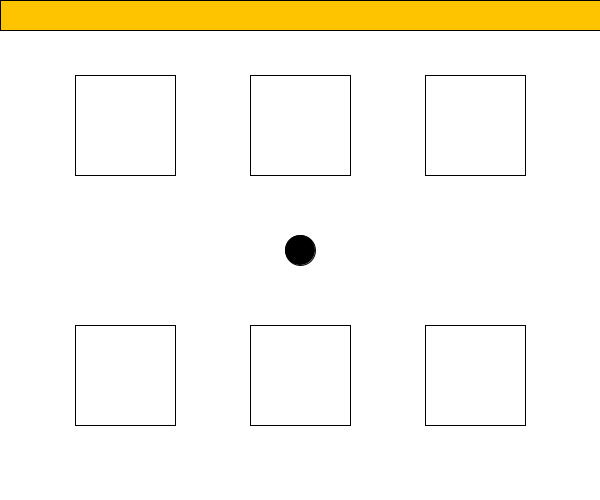
Frame 1 (no input)
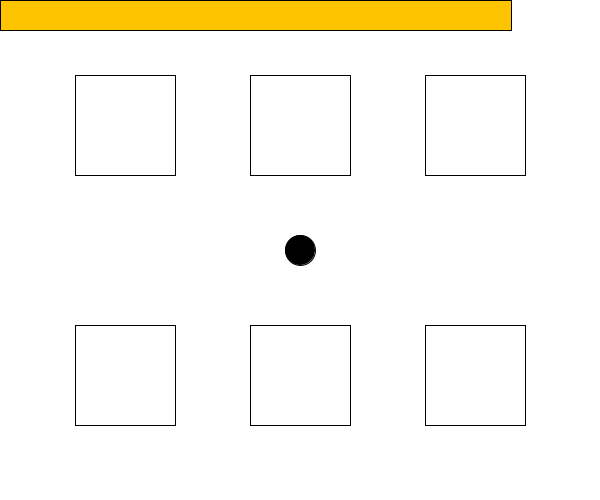
Frame 60 (the mouse pressed at the canvas centre just before this capture)
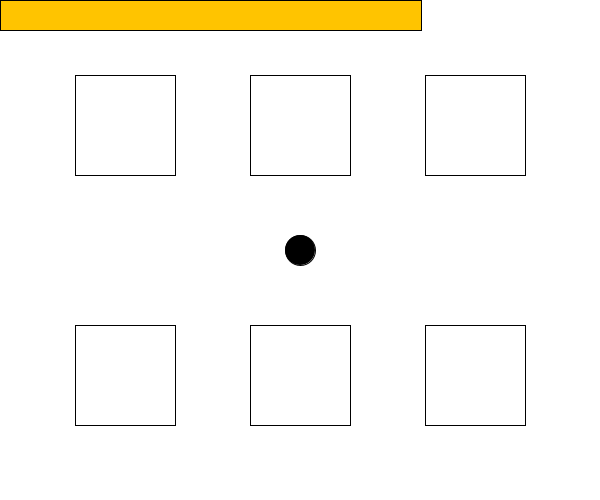
Frame 120 (the mouse held since frame 60 and released just before this capture)

The Processing sketch that drew these frames (run headless with seeded random() and noise(); from frame 60 on, the mouse is pressed at the canvas centre):

// Processing sketch: TouchRect6
// ── TouchRect6.pde
float px=0, py=0, ps=0;
float sx=0, sy=0;
float rxList[] = new float[6];
float ryList[] = new float[6];
boolean status[] = new boolean[6];
boolean over = false;
boolean clear = false;
float limitBar = 600;

void setup() {
  size(600, 500);
  px = width/2;
  py = height/2;
  ps = 30;
  for (int i=0; i<6; i++) {
    rxList[i] = 75+175*(i%3);
    ryList[i] = 75+250*(i/3);
    status[i] = false;
  }
}

void draw() {
  background(255);

  for (int i=0; i<6; i++) {
    if (status[i])
      fill(255,0,0);
    else
      fill(255);
    rect(rxList[i], ryList[i], 100, 100);
  }

  fill(0);
  ellipse(px, py, ps, ps);
  if (over) {
    textSize(50);
    textAlign(CENTER);
    text("GAME OVER",width/2,height/2);
    return;
  }
  if (clear) {
    textSize(50);
    textAlign(CENTER);
    text("GAME CLEAR",width/2,height/2);
    return;
  }

  if (keyPressed) {
    if (keyCode == UP)
      sy -= 1;
    if (keyCode == DOWN)
      sy += 1;
    if (keyCode == LEFT)
      sx -= 1;
    if (keyCode == RIGHT)
      sx += 1;
  }

  sx *= 0.98;
  sy *= 0.98;
  px += sx;
  py += sy;

  for (int i=0; i<6; i++) {
    if (px+ps/2>rxList[i] && px-ps/2<rxList[i]+100
        && py+ps/2>ryList[i] && py-ps/2<ryList[i]+100) {
      status[i] = true;
    }
  }
  if (px<ps/2 || px>(width-ps/2) ||
      py<ps/2 || py>(height-ps/2)) {
    over = true;
  }
  int count = 0;
  for (int i=0; i<6; i++) {
    if (status[i]) {
      count += 1;
    }
  }
  if (count == 6) {
    clear = true;
  }
  fill(#FFC400);
  rect(0, 0, limitBar, 30);
  limitBar -= 1.5;
  if (limitBar <= 0)
    over = true;
}
